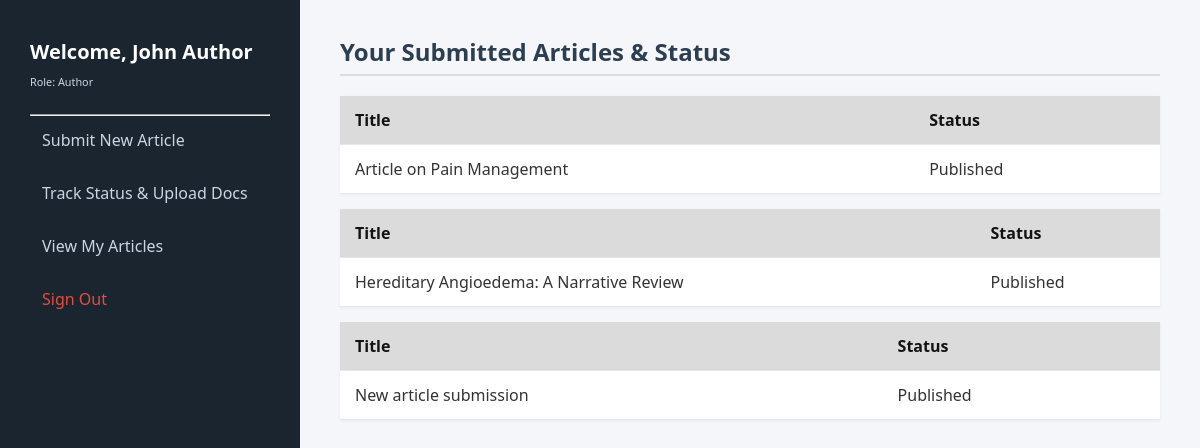
The app's page /author_dashboard.php?page=status (signed in) with its own data.
### tables this page shows
CREATE TABLE `articles` (
  `id` int(11) NOT NULL,
  `author_id` int(11) NOT NULL,
  `title` varchar(255) NOT NULL,
  `abstract` text NOT NULL,
  `file_path` varchar(255) NOT NULL,
  `status` enum('Submitted','Under Review','Accepted','Rejected','Published') DEFAULT 'Submitted',
  `formatted_file_path` varchar(255) DEFAULT NULL,
  `created_at` timestamp NOT NULL DEFAULT current_timestamp()
);

### track_and_upload.php (the view, shortened to what this page needs)
<?php
include 'db.php';
$author_id = $_SESSION['user_id'];
$result = $conn->query("SELECT * FROM articles WHERE author_id = $author_id");
echo "<h2>Your Submitted Articles & Status</h2>";
while($row = $result->fetch_assoc()) {
    echo "<table>
        <thead>
            <tr>
                <th>Title</th>
                <th>Status</th>
            </tr>
        </thead>
        <tbody>
                <tr>
                    <td>{$row['title']} </td>
                    <td> {$row['status']} </td>
                </tr>
        </tbody>
    </table>";
    }
?>

### css/backend.css (style rules this page uses)
* { box-sizing: border-box; margin: 0; padding: 0; font-family: 'Segoe UI', Arial, sans-serif; }
body { background: #f4f6f9; color: #333; position: relative; font-size: 16px; line-height: 1.5em; margin: 0px; -webkit-font-smoothing: antialiased; -moz-osx-font-smoothing: grayscale; -webkit-transition: var(--transition-base); -moz-transition: var(--transition-base); transition: var(--transition-base); }
h2 { border-bottom: 2px solid #ddd; padding-bottom: 10px; margin-bottom: 20px; color: #2c3e50; }
table { width: 100%; border-collapse: collapse; margin-top: 15px; background: #fff; box-shadow: 0 1px 3px rgba(0,0,0,0.05); }
th, td { padding: 12px 15px; text-align: left; border-bottom: 1px solid #e2e8f0; }
th { background: #dbdbdb; color: #121212; font-weight: 600; }

### records on screen
articles: title "Article on Pain Management", status "Published"
articles: title "Hereditary Angioedema: A Narrative Review", status "Published"
articles: title "New article submission", status "Published"

### other values on screen
$_SESSION['username'] "John Author"
